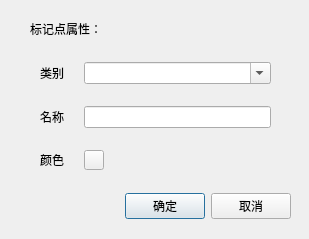
<?xml version="1.0" encoding="UTF-8"?>
<ui version="4.0">
 <class>SetMarkedPointPropertyDlg</class>
 <widget class="QDialog" name="SetMarkedPointPropertyDlg">
  <property name="windowModality">
   <enum>Qt::ApplicationModal</enum>
  </property>
  <property name="geometry">
   <rect>
    <x>0</x>
    <y>0</y>
    <width>309</width>
    <height>239</height>
   </rect>
  </property>
  <property name="windowTitle">
   <string>设置标记点属性</string>
  </property>
  <widget class="QWidget" name="layoutWidget">
   <property name="geometry">
    <rect>
     <x>20</x>
     <y>190</y>
     <width>271</width>
     <height>33</height>
    </rect>
   </property>
   <layout class="QHBoxLayout">
    <property name="spacing">
     <number>6</number>
    </property>
    <property name="margin">
     <number>0</number>
    </property>
    <item>
     <spacer>
      <property name="orientation">
       <enum>Qt::Horizontal</enum>
      </property>
      <property name="sizeHint" stdset="0">
       <size>
        <width>131</width>
        <height>31</height>
       </size>
      </property>
     </spacer>
    </item>
    <item>
     <widget class="QPushButton" name="okButton">
      <property name="text">
       <string>确定</string>
      </property>
     </widget>
    </item>
    <item>
     <widget class="QPushButton" name="cancelButton">
      <property name="text">
       <string>取消</string>
      </property>
     </widget>
    </item>
   </layout>
  </widget>
  <widget class="QLabel" name="label1">
   <property name="enabled">
    <bool>true</bool>
   </property>
   <property name="geometry">
    <rect>
     <x>30</x>
     <y>20</y>
     <width>250</width>
     <height>16</height>
    </rect>
   </property>
   <property name="sizePolicy">
    <sizepolicy hsizetype="Preferred" vsizetype="Preferred">
     <horstretch>0</horstretch>
     <verstretch>0</verstretch>
    </sizepolicy>
   </property>
   <property name="text">
    <string>标记点属性：</string>
   </property>
   <property name="alignment">
    <set>Qt::AlignLeading|Qt::AlignLeft|Qt::AlignTop</set>
   </property>
  </widget>
  <widget class="QWidget" name="gridLayoutWidget">
   <property name="geometry">
    <rect>
     <x>30</x>
     <y>50</y>
     <width>251</width>
     <height>133</height>
    </rect>
   </property>
   <layout class="QGridLayout" name="gridLayout">
    <property name="leftMargin">
     <number>10</number>
    </property>
    <property name="rightMargin">
     <number>10</number>
    </property>
    <property name="horizontalSpacing">
     <number>20</number>
    </property>
    <property name="verticalSpacing">
     <number>10</number>
    </property>
    <item row="1" column="0">
     <widget class="QLabel" name="label3">
      <property name="text">
       <string>名称</string>
      </property>
     </widget>
    </item>
    <item row="0" column="1">
     <widget class="QComboBox" name="typeComboBox">
      <property name="editable">
       <bool>true</bool>
      </property>
     </widget>
    </item>
    <item row="0" column="0">
     <widget class="QLabel" name="label2">
      <property name="text">
       <string>类别</string>
      </property>
     </widget>
    </item>
    <item row="2" column="0">
     <widget class="QLabel" name="label4">
      <property name="text">
       <string>颜色</string>
      </property>
     </widget>
    </item>
    <item row="1" column="1">
     <widget class="QLineEdit" name="nameLineEdit"/>
    </item>
    <item row="2" column="1">
     <widget class="QPushButton" name="colorSelectButton">
      <property name="minimumSize">
       <size>
        <width>20</width>
        <height>20</height>
       </size>
      </property>
      <property name="maximumSize">
       <size>
        <width>20</width>
        <height>20</height>
       </size>
      </property>
      <property name="text">
       <string/>
      </property>
     </widget>
    </item>
   </layout>
  </widget>
 </widget>
 <tabstops>
  <tabstop>okButton</tabstop>
  <tabstop>cancelButton</tabstop>
  <tabstop>typeComboBox</tabstop>
  <tabstop>nameLineEdit</tabstop>
 </tabstops>
 <resources/>
 <connections>
  <connection>
   <sender>cancelButton</sender>
   <signal>clicked()</signal>
   <receiver>SetMarkedPointPropertyDlg</receiver>
   <slot>reject()</slot>
   <hints>
    <hint type="sourcelabel">
     <x>369</x>
     <y>207</y>
    </hint>
    <hint type="destinationlabel">
     <x>179</x>
     <y>282</y>
    </hint>
   </hints>
  </connection>
 </connections>
</ui>
